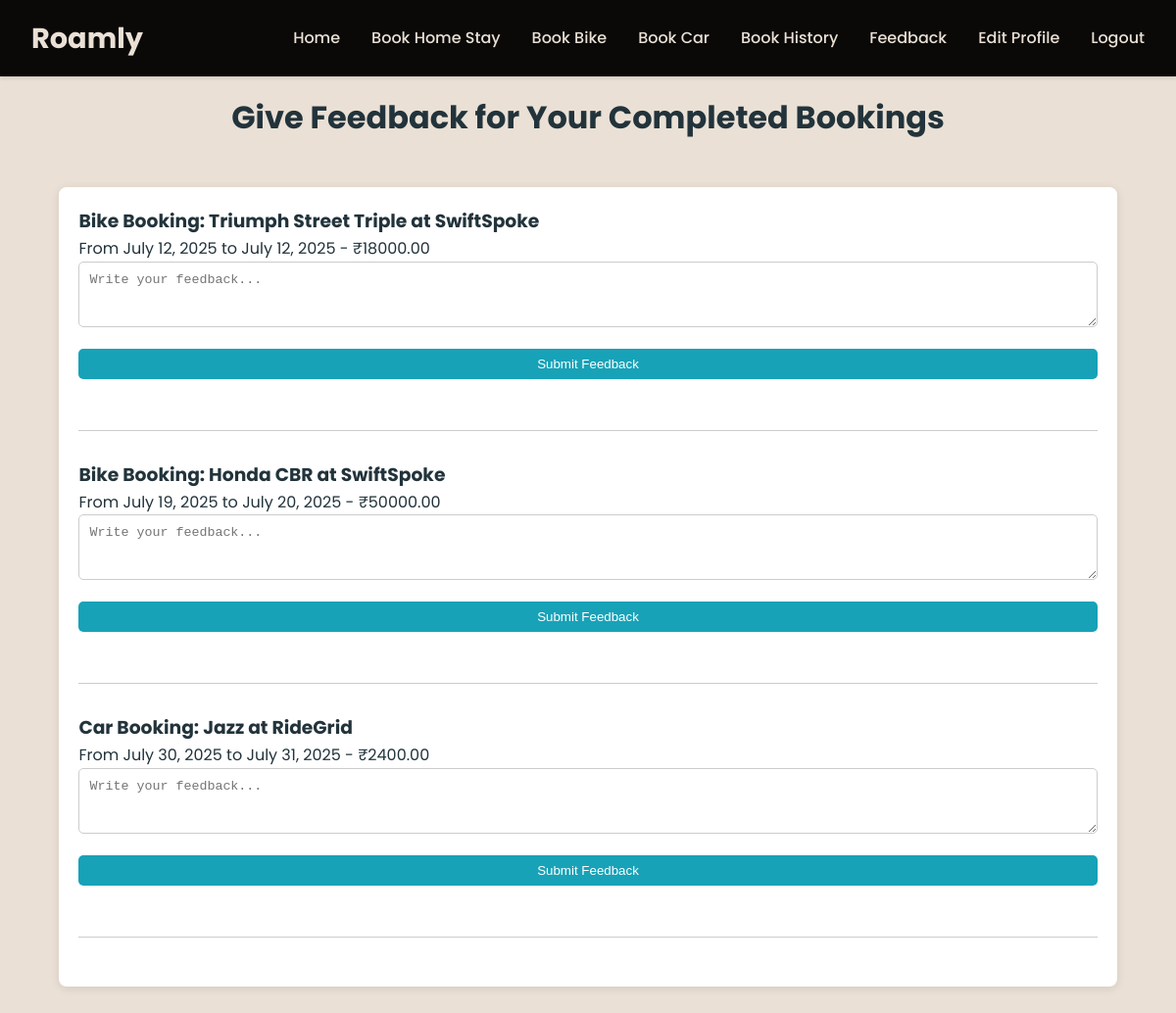
Screenshot of /feedback/ (signed in) with the database file from the repository.
### core/models.py (models this page shows, shortened)
class BookingBike(models.Model):
    user = models.ForeignKey(User, on_delete=models.CASCADE, null=True, blank=True)
    bike_station = models.ForeignKey('BikeStation', on_delete=models.CASCADE)
    bike = models.ForeignKey('Bike', on_delete=models.CASCADE)
    rent_date = models.DateField()
    return_date = models.DateField()
    status = models.CharField(max_length=20, default='Completed')
    rent_amount = models.DecimalField(max_digits=10, decimal_places=2)

class Bike(models.Model):
    STATION_CHOICES = [
        ('scooter', 'Scooter'),
        ('offroad', 'Offroad Bike'),
        ('sports', 'Sports Bike'),
        ('normal', 'Normal Bike'),
    ]
    service_provider = models.ForeignKey('ServiceProvider', on_delete=models.CASCADE)
    station = models.ForeignKey('BikeStation', on_delete=models.CASCADE)
    name = models.CharField(max_length=100)
    bike_type = models.CharField(max_length=100, choices=STATION_CHOICES)
    daily_rent_price = models.DecimalField(max_digits=8, decimal_places=2)
    image = models.ImageField(upload_to='bikes/', blank=True, null=True)

class BikeStation(models.Model):
    service_provider = models.ForeignKey('ServiceProvider', on_delete=models.CASCADE)  # NEW
    name = models.CharField(max_length=100)
    longitude = models.CharField(max_length=100)
    latitude = models.CharField(max_length=100)
    location = models.CharField(max_length=255)
    image = models.ImageField(upload_to='bike_stations/', null=True, blank=True)

class BookingCar(models.Model):
    user = models.ForeignKey(User, on_delete=models.CASCADE, null=True, blank=True)
    car_station = models.ForeignKey('CarStation', on_delete=models.CASCADE)
    car = models.ForeignKey('Car', on_delete=models.CASCADE)
    rent_date = models.DateField()
    return_date = models.DateField()
    status = models.CharField(max_length=20, default='Completed')
    rent_amount = models.DecimalField(max_digits=10, decimal_places=2)

class Car(models.Model):
    CAR_TYPES = [
        ('suv', 'SUV Car'),
        ('sedan', 'Sedan Car'),
        ('compact', 'Compact Car'),
        ('sports', 'Sports Car')
    ]
    station = models.ForeignKey(CarStation, on_delete=models.CASCADE)
    service_provider = models.ForeignKey('ServiceProvider', on_delete=models.CASCADE)  # NEW
    name = models.CharField(max_length=100)
    car_type = models.CharField(max_length=100, choices=CAR_TYPES)
    daily_rent_price = models.DecimalField(max_digits=8, decimal_places=2)
    image = models.ImageField(upload_to='cars/', blank=True, null=True)

class CarStation(models.Model):
    service_provider = models.ForeignKey('ServiceProvider', on_delete=models.CASCADE)  # NEW
    name = models.CharField(max_length=100)
    longitude = models.CharField(max_length=100)
    latitude = models.CharField(max_length=100)
    location = models.CharField(max_length=255)
    image = models.ImageField(upload_to='car_stations/', null=True, blank=True)

### core/views.py (the view, shortened to what this page needs)
# urls.py: path('feedback/', views.feedback, name='feedback'),
@login_required
def feedback(request):
    completed_bike_bookings = BookingBike.objects.filter(user=request.user, status='Completed')
    completed_car_bookings = BookingCar.objects.filter(user=request.user, status='Completed')
    completed_homestay_bookings = BookingHomestay.objects.filter(user=request.user, status='Completed')
    context = {
        'completed_bike_bookings': completed_bike_bookings,
        'completed_car_bookings': completed_car_bookings,
        'completed_homestay_bookings': completed_homestay_bookings,
    }
    return render(request, 'core/feedback.html', context)

### core/templates/core/feedback.html (shortened to what this page needs)
{% extends 'core/customer_base.html' %}
{% block content %}
<h1 style="text-align: center;">Give Feedback for Your Completed Bookings</h1>
<div style="width: 95%; max-width: 1200px; margin: 30px auto; padding: 20px; background-color: #fff; border-radius: 8px; box-shadow: 0 2px 10px rgba(0,0,0,0.1);">
  {% if completed_bike_bookings or completed_car_bookings or completed_homestay_bookings %}
    {% for booking in completed_bike_bookings %}
      <div style="margin-bottom: 30px; padding-bottom: 20px; border-bottom: 1px solid #ccc;">
        <h3>Bike Booking: {{ booking.bike.name }} at {{ booking.bike_station.name }}</h3>
        <p>From {{ booking.rent_date }} to {{ booking.return_date }} - ₹{{ booking.rent_amount }}</p>
        <form method="post">
          <textarea name="message" rows="3" placeholder="Write your feedback..." required style="width: 100%; padding: 10px; border-radius: 5px; border: 1px solid #ccc;"></textarea>
          <button type="submit" style="margin-top: 10px; padding: 8px 16px; background-color: #17a2b8; color: white; border: none; border-radius: 5px;">Submit Feedback</button>
        </form>
      </div>
    {% endfor %}
    {% for booking in completed_car_bookings %}
      <div style="margin-bottom: 30px; padding-bottom: 20px; border-bottom: 1px solid #ccc;">
        <h3>Car Booking: {{ booking.car.name }} at {{ booking.car_station.name }}</h3>
        <p>From {{ booking.rent_date }} to {{ booking.return_date }} - ₹{{ booking.rent_amount }}</p>
        <form method="post">
          <textarea name="message" rows="3" placeholder="Write your feedback..." required style="width: 100%; padding: 10px; border-radius: 5px; border: 1px solid #ccc;"></textarea>
          <button type="submit" style="margin-top: 10px; padding: 8px 16px; background-color: #17a2b8; color: white; border: none; border-radius: 5px;">Submit Feedback</button>
        </form>
      </div>
    {% endfor %}
  {% else %}
    <p style="text-align: center;">You have no completed bookings eligible for feedback.</p>
  {% endif %}
</div>
{% endblock %}

### static/css/styles.css (style rules this page uses)
* { margin: 0; padding: 0; box-sizing: border-box; }
body { font-family: 'Poppins', sans-serif; color: #22333b; background: #eae0d5; line-height: 1.6; }
.admin-container .card, .admin-container form, .admin-container table { margin-bottom: 2rem; }
form { display: flex; flex-direction: column; gap: 0.75rem; }

### rows the page displays
BookingBike: bike.name "Triumph Street Triple", bike_station.name "SwiftSpoke", rent_date "July 12, 2025", return_date "July 12, 2025", rent_amount "18000.00"
BookingBike: bike.name "Honda CBR", bike_station.name "SwiftSpoke", rent_date "July 19, 2025", return_date "July 20, 2025", rent_amount "50000.00"
BookingCar: car.name "Jazz", car_station.name "RideGrid", rent_date "July 30, 2025", return_date "July 31, 2025", rent_amount "2400.00"
